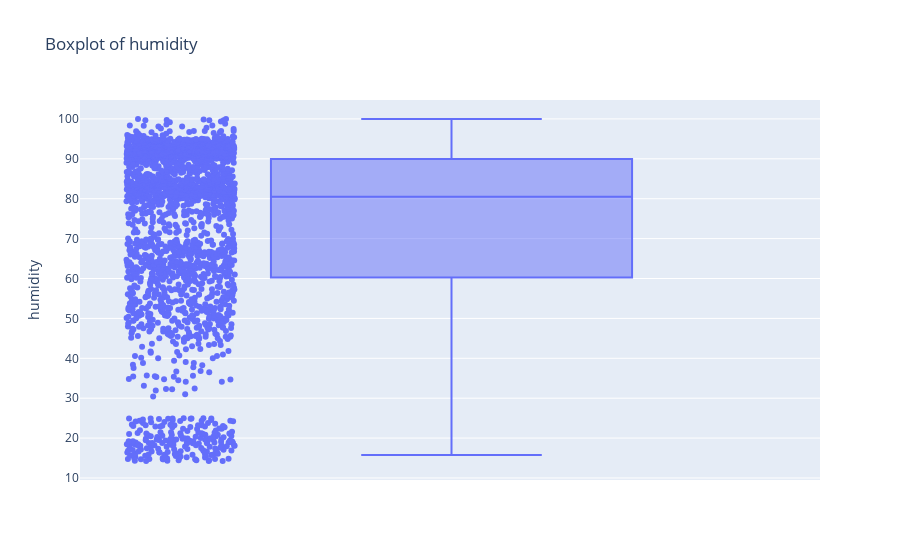

The notebook cell this image was saved under:
### Code cell
fig= px.box(data, y="humidity",points="all",title="Boxplot of humidity")
fig.show()

### Figure 1 — Plotly figure (JSON) as saved in the notebook; plotly's stock layout.template omitted (floating-point values rounded to 4 significant figures; data arrays with more than 128 entries replaced by an {"elided": "..."} marker saying what was removed)
{"data": [{"alignmentgroup": "True", "boxpoints": "all", "hovertemplate": "humidity=%{y}<extra></extra>", "legendgroup": "", "marker": {"color": "#636efa"}, "name": "", "notched": false, "offsetgroup": "", "orientation": "v", "showlegend": false, "type": "box", "x0": " ", "xaxis": "x", "y": {"elided": "2200 float values"}, "y0": " ", "yaxis": "y"}], "layout": {"boxmode": "group", "legend": {"tracegroupgap": 0}, "title": {"text": "Boxplot of humidity"}, "xaxis": {"anchor": "y", "domain": [0, 1]}, "yaxis": {"anchor": "x", "domain": [0, 1], "title": {"text": "humidity"}}}}
